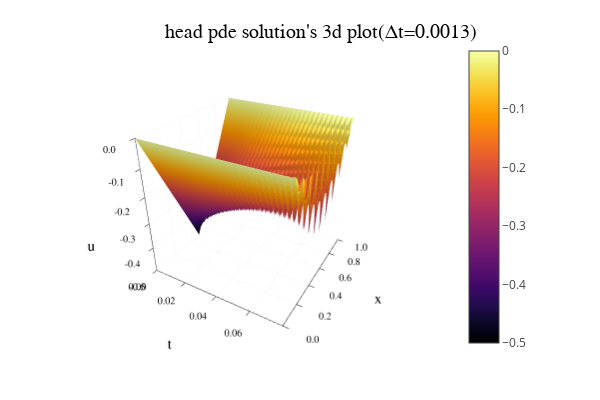

Notebook code for this chart:
### Code cell
Δt = 0.0013
surface(t₁₃,x,U₁₃,xlabel="t",ylabel="x",zlabel="u")
title!("head pde solution's 3d plot(Δt=$Δt)")

### Figure 1 — Plotly figure (JSON) as saved in the notebook; plotly's stock layout.template omitted (floating-point values rounded to 4 significant figures; data arrays with more than 128 entries replaced by an {"elided": "..."} marker saying what was removed)
{"data": [{"cmax": 0, "cmin": -0.5, "colorbar": {"len": 0.8657, "title": {"text": ""}, "x": 0.7642, "y": 0.5087}, "colorscale": {"elided": "256x2 mixed values"}, "name": "y1", "opacity": null, "scene": "scene", "showlegend": false, "showscale": true, "type": "surface", "x": [0, 0.0013, 0.0026, 0.0039, 0.0052, 0.0065, 0.0078, 0.0091, 0.0104, 0.0117, 0.013, 0.0143, 0.0156, 0.0169, 0.0182, 0.0195, 0.0208, 0.0221, 0.0234, 0.0247, 0.026, 0.0273, 0.0286, 0.0299, 0.0312, 0.0325, 0.0338, 0.0351, 0.0364, 0.0377, 0.039, 0.0403, 0.0416, 0.0429, 0.0442, 0.0455, 0.0468, 0.0481, 0.0494, 0.0507, 0.052, 0.0533, 0.0546, 0.0559, 0.0572, 0.0585, 0.0598, 0.0611, 0.0624, 0.0637, 0.065, 0.0663, 0.0676, 0.0689, 0.0702, 0.0715, 0.0728, 0.0741, 0.0754, 0.0767, 0.078], "xaxis": "x", "y": [0, 0.05, 0.1, 0.15, 0.2, 0.25, 0.3, 0.35, 0.4, 0.45, 0.5, 0.55, 0.6, 0.65, 0.7, 0.75, 0.8, 0.85, 0.9, 0.95, 1], "yaxis": "y", "z": {"elided": "21x61 float values"}, "zaxis": "z", "zmax": 0, "zmin": -0.5}], "layout": {"annotations": [{"font": {"color": "rgba(0, 0, 0, 1)", "family": "sans-serif", "size": 20}, "rotation": 0, "showarrow": false, "text": "head pde solution's 3d plot(Δt=0.0013)", "x": 0.535, "xanchor": "center", "xref": "paper", "y": 1, "yanchor": "top", "yref": "paper"}], "height": 400, "legend": {"bgcolor": "rgba(255, 255, 255, 1.000)", "bordercolor": "rgba(0, 0, 0, 1)", "borderwidth": 1, "font": {"color": "rgba(0, 0, 0, 1)", "family": "sans-serif", "size": 11}, "title": {"font": {"color": "rgba(0, 0, 0, 1)", "family": "sans-serif", "size": 15}, "text": ""}, "tracegroupgap": 0, "traceorder": "normal", "x": 1, "xanchor": "auto", "y": 1, "yanchor": "auto"}, "margin": {"b": 20, "l": 0, "r": 0, "t": 20}, "paper_bgcolor": "rgba(255, 255, 255, 1.000)", "plot_bgcolor": "rgba(255, 255, 255, 1.000)", "scene": {"aspectmode": "auto", "aspectratio": {"x": 1, "y": 1, "z": 1}, "camera": {"eye": {"x": 1.126, "y": -1.95, "z": 1.3}, "projection": "orthographic"}, "domain": {"x": [0.07647, 0.7642], "y": [0.07581, 0.9415]}, "xaxis": {"gridcolor": "rgba(0, 0, 0, 0.1)", "gridwidth": 0.5, "linecolor": "rgba(0, 0, 0, 1)", "mirror": false, "range": [0, 0.078], "showgrid": true, "showline": true, "showticklabels": true, "tickangle": 0, "tickcolor": "rgb(0, 0, 0)", "tickfont": {"color": "rgba(0, 0, 0, 1)", "family": "sans-serif", "size": 11}, "tickmode": "array", "ticks": "inside", "ticktext": ["0.00", "0.02", "0.04", "0.06"], "tickvals": [0, 0.02, 0.04, 0.06], "title": {"font": {"color": "rgba(0, 0, 0, 1)", "family": "sans-serif", "size": 15}, "text": "t"}, "type": "linear", "visible": true, "zeroline": false, "zerolinecolor": "rgba(0, 0, 0, 1)"}, "yaxis": {"gridcolor": "rgba(0, 0, 0, 0.1)", "gridwidth": 0.5, "linecolor": "rgba(0, 0, 0, 1)", "mirror": false, "range": [0, 1], "showgrid": true, "showline": true, "showticklabels": true, "tickangle": 0, "tickcolor": "rgb(0, 0, 0)", "tickfont": {"color": "rgba(0, 0, 0, 1)", "family": "sans-serif", "size": 11}, "tickmode": "array", "ticks": "inside", "ticktext": ["0.0", "0.2", "0.4", "0.6", "0.8", "1.0"], "tickvals": [0, 0.2, 0.4, 0.6, 0.8, 1], "title": {"font": {"color": "rgba(0, 0, 0, 1)", "family": "sans-serif", "size": 15}, "text": "x"}, "type": "linear", "visible": true, "zeroline": false, "zerolinecolor": "rgba(0, 0, 0, 1)"}, "zaxis": {"gridcolor": "rgba(0, 0, 0, 0.1)", "gridwidth": 0.5, "linecolor": "rgba(0, 0, 0, 1)", "mirror": false, "range": [-0.5, 0], "showgrid": true, "showline": true, "showticklabels": true, "tickangle": 0, "tickcolor": "rgb(0, 0, 0)", "tickfont": {"color": "rgba(0, 0, 0, 1)", "family": "sans-serif", "size": 11}, "tickmode": "array", "ticks": "inside", "ticktext": ["-0.5", "-0.4", "-0.3", "-0.2", "-0.1", "0.0"], "tickvals": [-0.5, -0.4, -0.3, -0.2, -0.1, 0], "title": {"font": {"color": "rgba(0, 0, 0, 1)", "family": "sans-serif", "size": 15}, "text": "u"}, "type": "linear", "visible": true, "zeroline": false, "zerolinecolor": "rgba(0, 0, 0, 1)"}}, "showlegend": true, "width": 600}}
